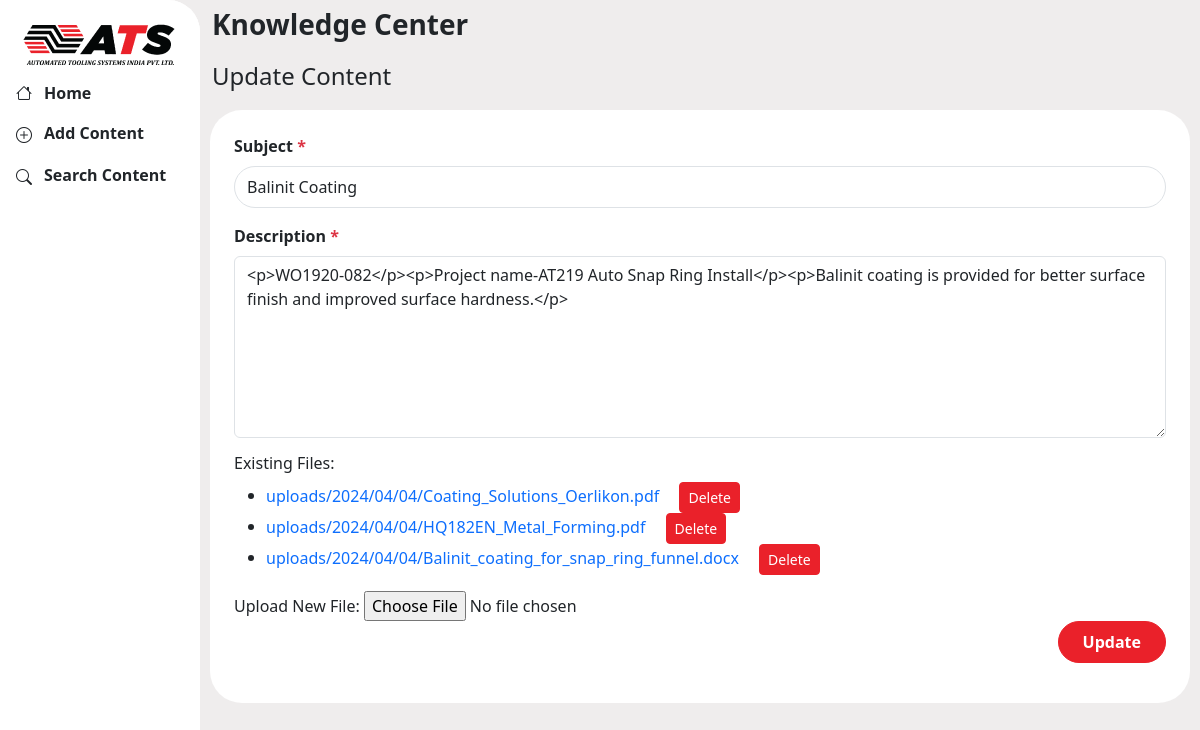
Page /update/7/ on the committed database.
### wiki/models.py (models this page shows, shortened)
class Wiki(models.Model):
    subject = models.CharField(max_length=200)
    description = models.TextField()
    Approval_Status = models.CharField(max_length=250,null=True,blank=True)
    Created = models.DateTimeField(auto_now_add=True)
    Updated = models.DateTimeField(auto_now=True)
    Created_by = models.ForeignKey(CustomUser, on_delete=models.PROTECT,null=True,blank=True)
    Comments = models.CharField(max_length=1000,null=True,blank=True)

class FileUpload(models.Model):
    wiki_entry = models.ForeignKey(Wiki, on_delete=models.CASCADE)
    file = models.FileField(upload_to='uploads/%Y/%m/%d/',null=True,blank=True)

### wiki/views.py (the view)
# urls.py: path('update/<int:pk>/', update_information1, name='update_information1'),
def update_information1(request, pk):
    entry = get_object_or_404(Wiki, pk=pk)
    if request.method == 'POST':
        form = WikiEntryForms(request.POST, instance=entry)
        file_form = FileUploadForm(request.POST, request.FILES)
        if form.is_valid() and file_form.is_valid():
            form.save()
            file_instance = file_form.save(commit=False)
            file_instance.wiki_entry = entry
            file_instance.save()
            files_to_clear = request.POST.getlist('file_clear')
            for file_id in files_to_clear:
                FileUpload.objects.filter(id=file_id).delete()
            Created = entry.Created_by
            updated_by_email = Created.email
            item_detail_url = request.build_absolute_uri(reverse('approval', args=[entry.id]))
            description_new = strip_tags(entry.description)
            email_subject = 'Article Updated'
            email_message = f'Prakash,\n\nAn article has been updated.\n\nSubject: {entry.subject}\n\nDescription: {description_new}\n\nApproval Link: {item_detail_url}\n\nRegards,\n{Created.first_name} {Created.last_name},\n{updated_by_email}'
            to_email = ['perukulla@atsindia.net','psoopekaar@atsindia.net']
            send_mail(email_subject, email_message, updated_by_email, to_email, fail_silently=False)
            messages.success(request, 'Information updated successfully.')
            return redirect('base_view')
    else:
        form = WikiEntryForms(instance=entry)
        file_form = FileUploadForm()
    uploaded_files = FileUpload.objects.filter(wiki_entry=entry)
    return render(request, 'ats_wiki/update_information copy.html', {'form': form, 'file_form': file_form, 'uploaded_files': uploaded_files})

### wiki/forms.py
class WikiEntryForms(forms.ModelForm):
    class Meta:
        model = Wiki
        fields = ['subject', 'description']  # Include the fields you want to display/edit
        widgets = {
            'subject': forms.TextInput(),
            'description': forms.Textarea(),
        }

class FileUploadForm(forms.ModelForm):
    class Meta:
        model = FileUpload
        fields = ['file']
        widgets = {'file': forms.ClearableFileInput(attrs={'allow_multiple_selected': True, 'required': False})}

### templates/ats_wiki/update_information copy.html (shortened to what this page needs)
{% extends 'ats_wiki/base.html' %}
{% load static %}
{% block content %}
                    <div class="container mb-3">
                        <div class="row g-1">
                            <div class="col-12 mt-2 mb-3">
                                <h4 class="mb-0">Update Content</h4>
                            </div>
                            <form class="form-wx don-bg bg-white p-4 rounded-5" method="post" enctype="multipart/form-data">
                                <div class="col-12 mb-3">
                                    <label for="id_subject" class="form-label text-dark fw-bold">Subject <span class="text-danger">*</span></label>
                                    <input type="text" class="form-control rounded-pill py-2" id="id_subject" name="subject" value="{{ form.subject.value }}" required />
                                </div>
                                <div class="col-12 mb-3">
                                    <label for="id_description" class="form-label text-dark fw-bold">Description <span class="text-danger">*</span></label>
                                    <textarea class="form-control" id="id_description" name="description" rows="7" maxlength="800">{{ form.description.value }}</textarea>
                                </div>
                                {% if uploaded_files %}
                                    <h6>Existing Files:</h6>
                                    <ul>
                                        {% for file in uploaded_files %}
                                            {% if file.file %}
                                                <li>
                                                    <a href="{{ file.file.url }}">{{ file.file.name }}</a>
                                                    <button class="btn btn-sm btn-red ms-3" type="button" onclick="confirmDelete({{ file.id }})">Delete</button>
                                                </li>
                                            {% endif %}
                                        {% endfor %}
                                    </ul>
                                {% else %}
                                    <p>No files uploaded yet.</p>
                                {% endif %}
                                <div>
                                    <label for="id_file">Upload New File:</label>
                                    {{ file_form.file }}
                                </div>
                                <div class="col-12 d-flex align-items-center justify-content-end">
                                    <button type="submit" class="btn btn-red px-4 rounded-pill py-2 mb-3 fw-bold">Update
                                    </button>
                                </div>
                            </form>
                        </div>
                    </div>
                </div>
            </div>
        </div>
    </body>
    <link rel="stylesheet" href="https://cdnjs.cloudflare.com/ajax/libs/font-awesome/4.7.0/css/font-awesome.min.css">
{% endblock %}

### static/css/style.css (style rules this page uses)
body { background-color: #efeded; }
a { text-decoration: none; }
.btn-red { background-color: #ea212a; border-color: #ea212a; color: #fff !important; }

### rows in the picture
Wiki: subject "Balinit Coating", description "<p>WO1920-082</p><p>Project name-AT219 Auto Snap Ring Install</p><p>Balinit coating is provided for better surface finish and improved surface hardness.</p>"
FileUpload: file.name "uploads/2024/04/04/Coating_Solutions_Oerlikon.pdf"
FileUpload: file.name "uploads/2024/04/04/HQ182EN_Metal_Forming.pdf"
FileUpload: file.name "uploads/2024/04/04/Balinit_coating_for_snap_ring_funnel.docx"
